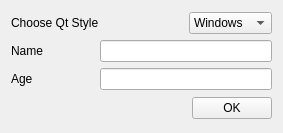
<ui version="4.0" >
 <class>Form</class>
 <widget class="QWidget" name="Form" >
  <property name="geometry" >
   <rect>
    <x>0</x>
    <y>0</y>
    <width>283</width>
    <height>133</height>
   </rect>
  </property>
  <property name="windowTitle" >
   <string>Form</string>
  </property>
  <layout class="QVBoxLayout" >
   <item>
    <layout class="QGridLayout" >
     <item row="2" column="1" colspan="2" >
      <widget class="QLineEdit" name="age" />
     </item>
     <item row="0" column="0" colspan="2" >
      <widget class="QLabel" name="label" >
       <property name="text" >
        <string>Choose Qt Style</string>
       </property>
      </widget>
     </item>
     <item row="0" column="2" >
      <widget class="QComboBox" name="style" >
       <item>
        <property name="text" >
         <string>Windows</string>
        </property>
       </item>
       <item>
        <property name="text" >
         <string>Motif</string>
        </property>
       </item>
       <item>
        <property name="text" >
         <string>Plastique</string>
        </property>
       </item>
      </widget>
     </item>
     <item row="1" column="0" >
      <widget class="QLabel" name="label_2" >
       <property name="text" >
        <string>Name</string>
       </property>
      </widget>
     </item>
     <item row="1" column="1" colspan="2" >
      <widget class="QLineEdit" name="name" />
     </item>
     <item row="2" column="0" >
      <widget class="QLabel" name="label_3" >
       <property name="text" >
        <string>Age</string>
       </property>
      </widget>
     </item>
    </layout>
   </item>
   <item>
    <layout class="QHBoxLayout" >
     <item>
      <spacer>
       <property name="orientation" >
        <enum>Qt::Horizontal</enum>
       </property>
       <property name="sizeHint" >
        <size>
         <width>40</width>
         <height>20</height>
        </size>
       </property>
      </spacer>
     </item>
     <item>
      <widget class="QPushButton" name="pushButton" >
       <property name="text" >
        <string>OK</string>
       </property>
      </widget>
     </item>
    </layout>
   </item>
  </layout>
 </widget>
 <resources/>
 <connections/>
</ui>
